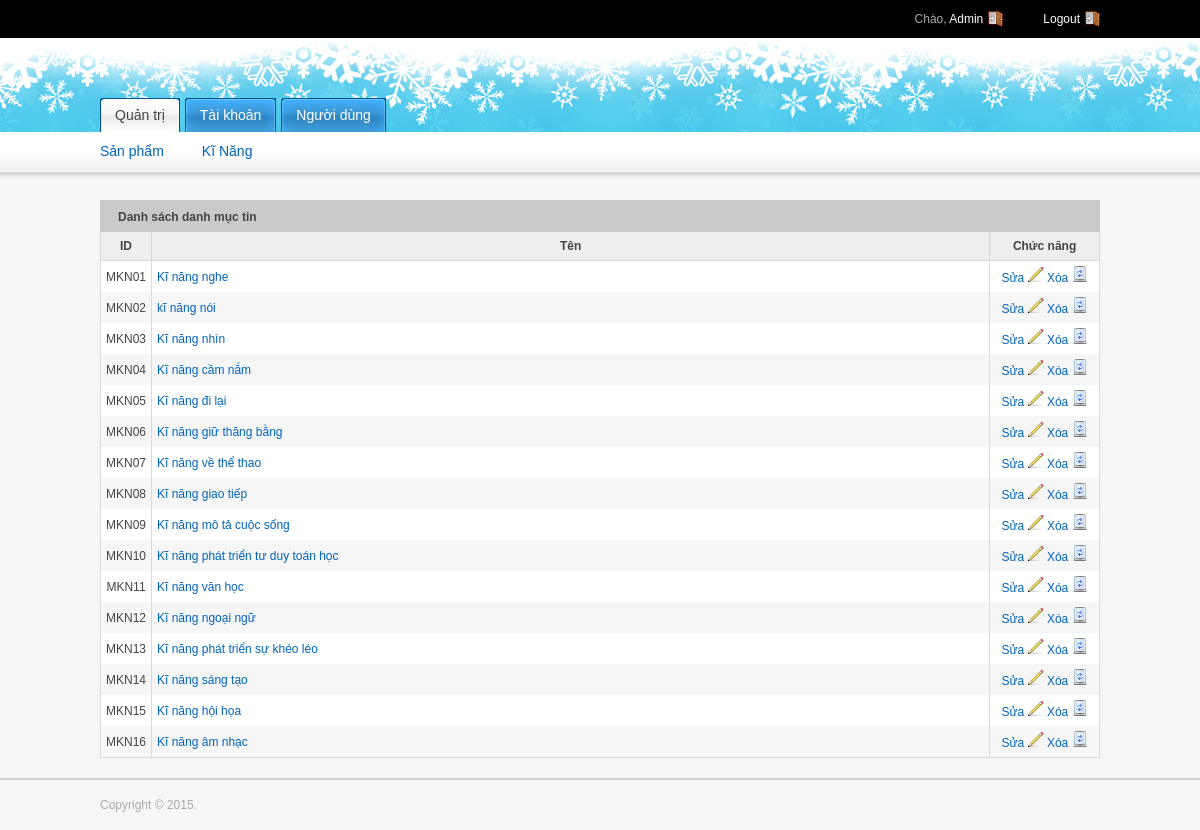
The page /admin/indexCat.php (signed in) on the database its author committed.
### tables this page shows
CREATE TABLE IF NOT EXISTS `kinang` (
  `MaKN` char(50) NOT NULL,
  `TenKN` varchar(50) NOT NULL
);

### admin/indexCat.php (the view, shortened to what this page needs)
<?php  include_once $_SERVER['DOCUMENT_ROOT'] .'/Theme/DoChoi/functions/dbconnect.php'; ?>
<?php  include_once $_SERVER['DOCUMENT_ROOT'] .'/Theme/DoChoi/tempates/include/admin/header.php';?>
            <div class="grid_12">
                <div class="module">
                	<h2><span>Danh sách danh mục tin</span></h2>
                    <div class="module-table-body">
                    	<form action="">
                        <table id="myTable" class="tablesorter">
                        	<thead>
                                <tr>
                                    <th style="width:4%; text-align: center;">ID</th>
                                    <th>Tên</th>
                                    <th style="width:11%; text-align: center;">Chức năng</th>
                                </tr>
                            </thead>
                            <tbody>
								<?php
									$sql= "SELECT * FROM kinang ";
									$result= $mysqli->query($sql);
									while($ar_KN=mysqli_fetch_assoc($result)){
										$ten_kn=$ar_KN['TenKN'];
										$id_kn=$ar_KN['MaKN'];
								?>
                                <tr>
                                    <td class="align-center"><?php echo $id_kn;?></td>
                                    <td><a href="editCat.php?id_kn=<?php echo $id_kn;?>"><?php echo $ten_kn;?></a></td>
                                    <td align="center">
                                        <a href="editCat.php?id_kn=<?php echo $id_kn ;?>">Sửa <img src="/Theme/DoChoi/file/images/admin/pencil.gif" alt="edit" /></a>
                                        <a href="delCat.php?id_kn=<?php echo $id_kn ;?>">Xóa <img src="/Theme/DoChoi/file/images/admin/bin.gif" width="16" height="16" alt="delete" /></a>
                                    </td>
                                </tr>
								<?php
									}
								?>
                            </tbody>
                        </table>
                        </form>
                     </div>
                </div>
			</div>
<?php include_once $_SERVER['DOCUMENT_ROOT'] .'/Theme/DoChoi/tempates/include/admin/footer.php' ;?>

### tempates/css/styles1.css (style rules this page uses)
html, body, div, span, applet, object, iframe, h1, h2, h3, h4, h5, h6, p, blockquote, pre, a, abbr, acronym, address, big, cite, code, del, dfn, em, font, img, ins, kbd, q, s, samp, small, strike, strong, sub, sup, tt, var, b, u, i, center, dl, dt, dd, ol, ul, li, fieldset, form, label, legend, table, caption, tbody, tfoot, thead, tr, th, td { margin: 0; padding: 0; border: 0; outline: 0; font-size: 100%; background: transparent; }
body { line-height: 1; }
table { border-collapse: collapse; border-spacing: 0; }
body { font: 12px/1.5 tahoma,arial; color: #444444; background-color: #f6f6f6; }
h2 { font-size: 24px; letter-spacing: -1px; }
p, dl, hr, h1, h2, h3, h4, h5, h6, ol, ul, pre, table, address, fieldset { margin-bottom: 15px; }
a, a:visited { color:#0063be; text-decoration: none; }
.align-center { text-align: center; }
div.module { float: left; margin-bottom: 10px; width: 100%; }
div.module div.module-table-body { padding: 0; float: left; width: 100%; }
div.module h2 { background: #cacaca; display: block; float: left; height: 32px; margin-right: 0px; padding-right: 0px; text-decoration: none; color: #444444; font-family: Arial, Helvetica, sans-serif; font-size:12px; font-weight:bold; width: 100%; margin-bottom: 0; letter-spacing: normal }
div.module h2 span { display: block; line-height: 20px; padding: 7px 0 5px 18px; }
div.module table { width: 100%; margin: 0 0 10px 0; border-left: 1px solid #d9d9d9; border-bottom: 1px solid #d9d9d9; }
div.module table th { background-color: #eeeeee; color: #444444; padding: 5px; border-right: 1px solid #d9d9d9; border-bottom: 1px solid #d9d9d9; }
div.module table td { background-color: #ffffff; padding: 5px;; border-right: 1px solid #d9d9d9; }
#myTable td { vertical-align: middle; }
#myTable tr:nth-child(even) td { background: #F6F6F6 }

### rows shown on the page
kinang: MaKN "MKN01", TenKN "Kĩ năng nghe"
kinang: MaKN "MKN02", TenKN "kĩ năng nói"
kinang: MaKN "MKN03", TenKN "Kĩ năng nhìn"
kinang: MaKN "MKN04", TenKN "Kĩ năng cầm nắm"
kinang: MaKN "MKN05", TenKN "Kĩ năng đi lại"
kinang: MaKN "MKN06", TenKN "Kĩ năng giữ thăng bằng"
kinang: MaKN "MKN07", TenKN "Kĩ năng về thể thao"
kinang: MaKN "MKN08", TenKN "Kĩ năng giao tiếp"
kinang: MaKN "MKN09", TenKN "Kĩ năng mô tả cuộc sống"
kinang: MaKN "MKN10", TenKN "Kĩ năng phát triển tư duy toán học"
kinang: MaKN "MKN11", TenKN "Kĩ năng văn học"
kinang: MaKN "MKN12", TenKN "Kĩ năng ngoại ngữ"
kinang: MaKN "MKN13", TenKN "Kĩ năng phát triển sự khéo léo"
kinang: MaKN "MKN14", TenKN "Kĩ năng sáng tạo"
kinang: MaKN "MKN15", TenKN "Kĩ năng hội họa"
kinang: MaKN "MKN16", TenKN "Kĩ năng âm nhạc"

### other values the page prints
$fullname "Admin"
